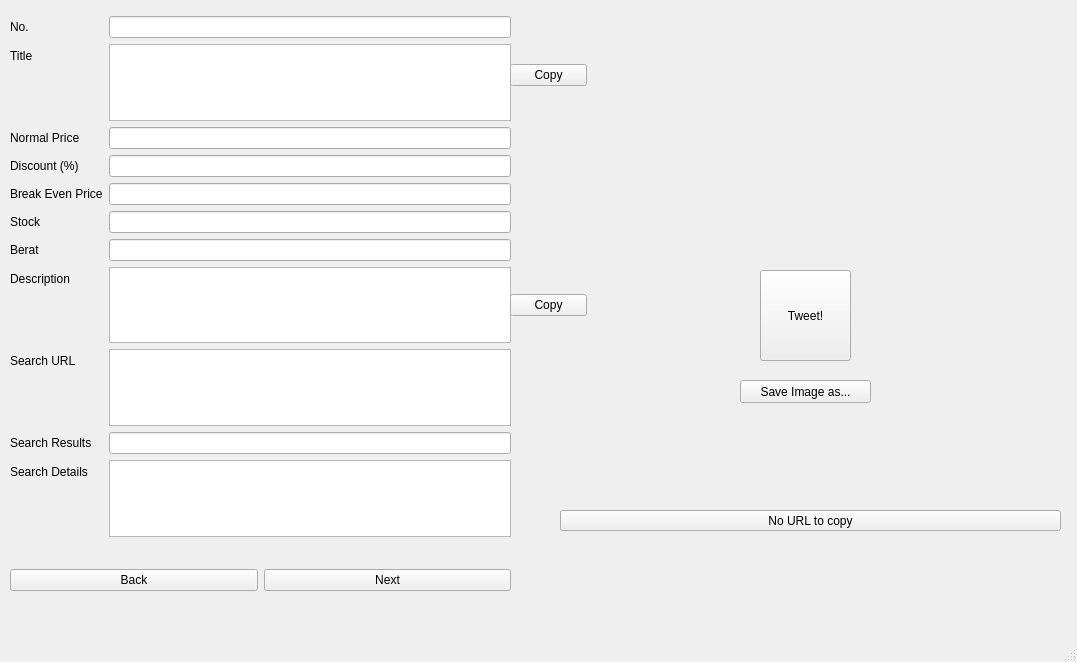
<?xml version="1.0" encoding="UTF-8"?>
<ui version="4.0">
 <class>MainWindow</class>
 <widget class="QMainWindow" name="MainWindow">
  <property name="geometry">
   <rect>
    <x>0</x>
    <y>0</y>
    <width>1077</width>
    <height>662</height>
   </rect>
  </property>
  <property name="windowTitle">
   <string>Price Comparator by Donny Marthen Sitompul</string>
  </property>
  <widget class="QWidget" name="centralwidget">
   <widget class="QWidget" name="formLayoutWidget">
    <property name="geometry">
     <rect>
      <x>10</x>
      <y>16</y>
      <width>501</width>
      <height>521</height>
     </rect>
    </property>
    <layout class="QFormLayout" name="formLayout">
     <item row="0" column="0">
      <widget class="QLabel" name="label">
       <property name="text">
        <string>No.</string>
       </property>
      </widget>
     </item>
     <item row="0" column="1">
      <widget class="QLineEdit" name="nomorLE"/>
     </item>
     <item row="1" column="0">
      <widget class="QLabel" name="label_2">
       <property name="text">
        <string>Title</string>
       </property>
      </widget>
     </item>
     <item row="2" column="0">
      <widget class="QLabel" name="label_3">
       <property name="text">
        <string>Normal Price</string>
       </property>
      </widget>
     </item>
     <item row="2" column="1">
      <widget class="QLineEdit" name="normalPriceLE"/>
     </item>
     <item row="4" column="0">
      <widget class="QLabel" name="label_4">
       <property name="text">
        <string>Discount (%)</string>
       </property>
      </widget>
     </item>
     <item row="4" column="1">
      <widget class="QLineEdit" name="discLE"/>
     </item>
     <item row="5" column="0">
      <widget class="QLabel" name="label_5">
       <property name="text">
        <string>Break Even Price</string>
       </property>
      </widget>
     </item>
     <item row="5" column="1">
      <widget class="QLineEdit" name="bepLE"/>
     </item>
     <item row="7" column="0">
      <widget class="QLabel" name="label_6">
       <property name="text">
        <string>Stock</string>
       </property>
      </widget>
     </item>
     <item row="7" column="1">
      <widget class="QLineEdit" name="stockLE"/>
     </item>
     <item row="8" column="0">
      <widget class="QLabel" name="label_11">
       <property name="text">
        <string>Berat</string>
       </property>
      </widget>
     </item>
     <item row="8" column="1">
      <widget class="QLineEdit" name="beratLE"/>
     </item>
     <item row="9" column="0">
      <widget class="QLabel" name="label_7">
       <property name="text">
        <string>Description</string>
       </property>
      </widget>
     </item>
     <item row="9" column="1">
      <widget class="QTextEdit" name="descTE"/>
     </item>
     <item row="10" column="0">
      <widget class="QLabel" name="label_8">
       <property name="text">
        <string>Search URL</string>
       </property>
      </widget>
     </item>
     <item row="10" column="1">
      <widget class="QTextEdit" name="searchURLTE"/>
     </item>
     <item row="11" column="0">
      <widget class="QLabel" name="label_9">
       <property name="text">
        <string>Search Results</string>
       </property>
      </widget>
     </item>
     <item row="11" column="1">
      <widget class="QLineEdit" name="searchResultsLE"/>
     </item>
     <item row="12" column="0">
      <widget class="QLabel" name="label_10">
       <property name="text">
        <string>Search Details</string>
       </property>
      </widget>
     </item>
     <item row="12" column="1">
      <widget class="QTextEdit" name="searchDetailsTE"/>
     </item>
     <item row="1" column="1">
      <widget class="QTextEdit" name="titleTE"/>
     </item>
    </layout>
   </widget>
   <widget class="QWidget" name="horizontalLayoutWidget">
    <property name="geometry">
     <rect>
      <x>10</x>
      <y>540</y>
      <width>501</width>
      <height>80</height>
     </rect>
    </property>
    <layout class="QHBoxLayout" name="horizontalLayout_2">
     <item>
      <widget class="QPushButton" name="backBtn">
       <property name="text">
        <string>Back</string>
       </property>
      </widget>
     </item>
     <item>
      <widget class="QPushButton" name="nextBtn">
       <property name="text">
        <string>Next</string>
       </property>
      </widget>
     </item>
    </layout>
   </widget>
   <widget class="QLabel" name="imgLabel">
    <property name="geometry">
     <rect>
      <x>576</x>
      <y>12</y>
      <width>551</width>
      <height>511</height>
     </rect>
    </property>
    <property name="text">
     <string/>
    </property>
   </widget>
   <widget class="QPushButton" name="saveImageBtn">
    <property name="geometry">
     <rect>
      <x>740</x>
      <y>380</y>
      <width>131</width>
      <height>23</height>
     </rect>
    </property>
    <property name="text">
     <string>Save Image as...</string>
    </property>
   </widget>
   <widget class="QPushButton" name="copyLibrariURLBtn">
    <property name="geometry">
     <rect>
      <x>560</x>
      <y>510</y>
      <width>501</width>
      <height>21</height>
     </rect>
    </property>
    <property name="text">
     <string>No URL to copy</string>
    </property>
   </widget>
   <widget class="QPushButton" name="tweetBtn">
    <property name="geometry">
     <rect>
      <x>760</x>
      <y>270</y>
      <width>91</width>
      <height>91</height>
     </rect>
    </property>
    <property name="text">
     <string>Tweet!</string>
    </property>
    <property name="icon">
     <iconset>
      <normaloff>../scrape-obor-or-id/4cc23e28035d3bef286c29139319c044--twitter-icon-icons.jpg</normaloff>../scrape-obor-or-id/4cc23e28035d3bef286c29139319c044--twitter-icon-icons.jpg</iconset>
    </property>
   </widget>
   <widget class="QWidget" name="verticalLayoutWidget">
    <property name="geometry">
     <rect>
      <x>510</x>
      <y>40</y>
      <width>77</width>
      <height>71</height>
     </rect>
    </property>
    <layout class="QVBoxLayout" name="verticalLayout">
     <item>
      <widget class="QPushButton" name="copyTitleBtn">
       <property name="text">
        <string>Copy</string>
       </property>
      </widget>
     </item>
    </layout>
   </widget>
   <widget class="QWidget" name="verticalLayoutWidget_2">
    <property name="geometry">
     <rect>
      <x>510</x>
      <y>270</y>
      <width>77</width>
      <height>71</height>
     </rect>
    </property>
    <layout class="QVBoxLayout" name="verticalLayout_2">
     <item>
      <widget class="QPushButton" name="copyDescBtn">
       <property name="text">
        <string>Copy</string>
       </property>
      </widget>
     </item>
    </layout>
   </widget>
   <widget class="QLabel" name="totalRowsLbl">
    <property name="geometry">
     <rect>
      <x>10</x>
      <y>0</y>
      <width>501</width>
      <height>16</height>
     </rect>
    </property>
    <property name="text">
     <string/>
    </property>
   </widget>
  </widget>
  <widget class="QMenuBar" name="menubar">
   <property name="geometry">
    <rect>
     <x>0</x>
     <y>0</y>
     <width>1077</width>
     <height>21</height>
    </rect>
   </property>
  </widget>
  <widget class="QStatusBar" name="statusbar"/>
 </widget>
 <resources/>
 <connections/>
</ui>
